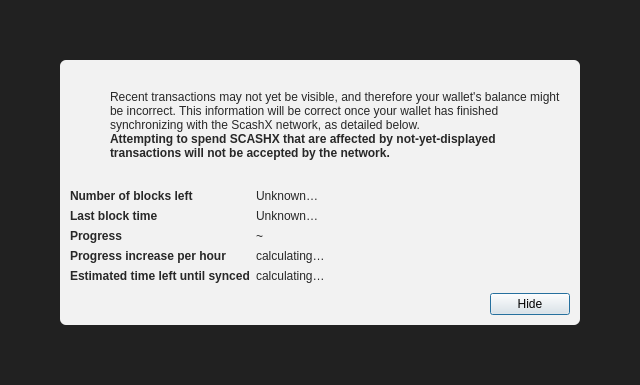
<?xml version="1.0" encoding="UTF-8"?>
<ui version="4.0">
 <class>ModalOverlay</class>
 <widget class="QWidget" name="ModalOverlay">
  <property name="geometry">
   <rect>
    <x>0</x>
    <y>0</y>
    <width>640</width>
    <height>385</height>
   </rect>
  </property>
  <property name="windowTitle">
   <string>Form</string>
  </property>
  <layout class="QVBoxLayout" name="verticalLayout" stretch="0">
   <property name="sizeConstraint">
    <enum>QLayout::SetDefaultConstraint</enum>
   </property>
   <property name="leftMargin">
    <number>0</number>
   </property>
   <property name="topMargin">
    <number>0</number>
   </property>
   <property name="rightMargin">
    <number>0</number>
   </property>
   <property name="bottomMargin">
    <number>0</number>
   </property>
   <item>
    <widget class="QWidget" name="bgWidget" native="true">
     <property name="styleSheet">
      <string notr="true">#bgWidget { background: rgba(0,0,0,220); }</string>
     </property>
     <layout class="QVBoxLayout" name="verticalLayoutMain" stretch="1">
      <property name="leftMargin">
       <number>60</number>
      </property>
      <property name="topMargin">
       <number>60</number>
      </property>
      <property name="rightMargin">
       <number>60</number>
      </property>
      <property name="bottomMargin">
       <number>60</number>
      </property>
      <item>
       <widget class="QWidget" name="contentWidget" native="true">
        <property name="styleSheet">
         <string notr="true">#contentWidget { background: rgba(255,255,255,240); border-radius: 6px; }

QLabel { color: rgb(40,40,40);  }</string>
        </property>
        <layout class="QVBoxLayout" name="verticalLayoutSub" stretch="1,0,0,0">
         <property name="spacing">
          <number>0</number>
         </property>
         <property name="leftMargin">
          <number>10</number>
         </property>
         <property name="topMargin">
          <number>10</number>
         </property>
         <property name="rightMargin">
          <number>10</number>
         </property>
         <property name="bottomMargin">
          <number>10</number>
         </property>
         <item>
          <layout class="QHBoxLayout" name="horizontalLayoutIconText" stretch="0,1">
           <property name="topMargin">
            <number>20</number>
           </property>
           <item>
            <layout class="QVBoxLayout" name="verticalLayoutIcon">
             <property name="leftMargin">
              <number>0</number>
             </property>
             <item>
              <widget class="QPushButton" name="warningIcon">
               <property name="enabled">
                <bool>false</bool>
               </property>
               <property name="text">
                <string/>
               </property>
               <property name="icon">
                <iconset>
                 <normaloff>:/icons/warning</normaloff>
                 <disabledoff>:/icons/warning</disabledoff>:/icons/warning</iconset>
               </property>
               <property name="iconSize">
                <size>
                 <width>48</width>
                 <height>48</height>
                </size>
               </property>
               <property name="flat">
                <bool>true</bool>
               </property>
              </widget>
             </item>
             <item>
              <spacer name="verticalSpacerWarningIcon">
               <property name="orientation">
                <enum>Qt::Vertical</enum>
               </property>
               <property name="sizeHint" stdset="0">
                <size>
                 <width>20</width>
                 <height>40</height>
                </size>
               </property>
              </spacer>
             </item>
            </layout>
           </item>
           <item>
            <layout class="QVBoxLayout" name="verticalLayoutInfoText">
             <property name="leftMargin">
              <number>0</number>
             </property>
             <property name="topMargin">
              <number>0</number>
             </property>
             <item>
              <widget class="QLabel" name="infoText">
               <property name="text">
                <string>Recent transactions may not yet be visible, and therefore your wallet's balance might be incorrect. This information will be correct once your wallet has finished synchronizing with the ScashX network, as detailed below.</string>
               </property>
               <property name="textFormat">
                <enum>Qt::RichText</enum>
               </property>
               <property name="wordWrap">
                <bool>true</bool>
               </property>
              </widget>
             </item>
             <item>
              <widget class="QLabel" name="infoTextStrong">
               <property name="font">
                <font>
                 <weight>75</weight>
                 <bold>true</bold>
                </font>
               </property>
               <property name="text">
                <string>Attempting to spend SCASHX that are affected by not-yet-displayed transactions will not be accepted by the network.</string>
               </property>
               <property name="textFormat">
                <enum>Qt::RichText</enum>
               </property>
               <property name="wordWrap">
                <bool>true</bool>
               </property>
              </widget>
             </item>
             <item>
              <spacer name="verticalSpacerInTextSpace">
               <property name="orientation">
                <enum>Qt::Vertical</enum>
               </property>
               <property name="sizeHint" stdset="0">
                <size>
                 <width>20</width>
                 <height>40</height>
                </size>
               </property>
              </spacer>
             </item>
            </layout>
           </item>
          </layout>
         </item>
         <item>
          <spacer name="verticalSpacerAfterText">
           <property name="orientation">
            <enum>Qt::Vertical</enum>
           </property>
           <property name="sizeHint" stdset="0">
            <size>
             <width>20</width>
             <height>40</height>
            </size>
           </property>
          </spacer>
         </item>
         <item>
          <layout class="QFormLayout" name="formLayout">
           <property name="fieldGrowthPolicy">
            <enum>QFormLayout::FieldsStayAtSizeHint</enum>
           </property>
           <property name="horizontalSpacing">
            <number>6</number>
           </property>
           <property name="verticalSpacing">
            <number>6</number>
           </property>
           <property name="topMargin">
            <number>10</number>
           </property>
           <item row="0" column="0">
            <widget class="QLabel" name="labelNumberOfBlocksLeft">
             <property name="font">
              <font>
               <weight>75</weight>
               <bold>true</bold>
              </font>
             </property>
             <property name="text">
              <string>Number of blocks left</string>
             </property>
            </widget>
           </item>
           <item row="0" column="1">
            <widget class="QLabel" name="numberOfBlocksLeft">
             <property name="text">
              <string>Unknown…</string>
             </property>
            </widget>
           </item>
           <item row="1" column="0">
            <widget class="QLabel" name="labelLastBlockTime">
             <property name="font">
              <font>
               <weight>75</weight>
               <bold>true</bold>
              </font>
             </property>
             <property name="text">
              <string>Last block time</string>
             </property>
            </widget>
           </item>
           <item row="1" column="1">
            <widget class="QLabel" name="newestBlockDate">
             <property name="sizePolicy">
              <sizepolicy hsizetype="Maximum" vsizetype="Preferred">
               <horstretch>0</horstretch>
               <verstretch>0</verstretch>
              </sizepolicy>
             </property>
             <property name="text">
              <string>Unknown…</string>
             </property>
            </widget>
           </item>
           <item row="2" column="0">
            <widget class="QLabel" name="labelSyncDone">
             <property name="font">
              <font>
               <weight>75</weight>
               <bold>true</bold>
              </font>
             </property>
             <property name="text">
              <string>Progress</string>
             </property>
            </widget>
           </item>
           <item row="2" column="1">
            <layout class="QHBoxLayout" name="horizontalLayoutSync" stretch="0,1">
             <item>
              <widget class="QLabel" name="percentageProgress">
               <property name="text">
                <string notr="true">~</string>
               </property>
              </widget>
             </item>
            </layout>
           </item>
           <item row="4" column="0">
            <widget class="QLabel" name="labelProgressIncrease">
             <property name="font">
              <font>
               <weight>75</weight>
               <bold>true</bold>
              </font>
             </property>
             <property name="text">
              <string>Progress increase per hour</string>
             </property>
            </widget>
           </item>
           <item row="4" column="1">
            <widget class="QLabel" name="progressIncreasePerH">
             <property name="text">
              <string>calculating…</string>
             </property>
            </widget>
           </item>
           <item row="5" column="0">
            <widget class="QLabel" name="labelEstimatedTimeLeft">
             <property name="font">
              <font>
               <weight>75</weight>
               <bold>true</bold>
              </font>
             </property>
             <property name="text">
              <string>Estimated time left until synced</string>
             </property>
            </widget>
           </item>
           <item row="5" column="1">
            <widget class="QLabel" name="expectedTimeLeft">
             <property name="text">
              <string>calculating…</string>
             </property>
            </widget>
           </item>
          </layout>
         </item>
         <item>
          <layout class="QHBoxLayout" name="horizontalLayoutButtons">
           <property name="leftMargin">
            <number>10</number>
           </property>
           <property name="topMargin">
            <number>10</number>
           </property>
           <item>
            <spacer name="horizontalSpacer">
             <property name="orientation">
              <enum>Qt::Horizontal</enum>
             </property>
             <property name="sizeHint" stdset="0">
              <size>
               <width>40</width>
               <height>20</height>
              </size>
             </property>
            </spacer>
           </item>
           <item>
            <widget class="QPushButton" name="closeButton">
             <property name="text">
              <string>Hide</string>
             </property>
             <property name="shortcut">
              <string>Esc</string>
             </property>
             <property name="focusPolicy">
              <enum>Qt::StrongFocus</enum>
             </property>
             <property name="default">
              <bool>true</bool>
             </property>
            </widget>
           </item>
          </layout>
         </item>
        </layout>
       </widget>
      </item>
     </layout>
    </widget>
   </item>
  </layout>
 </widget>
 <resources/>
 <connections/>
</ui>
